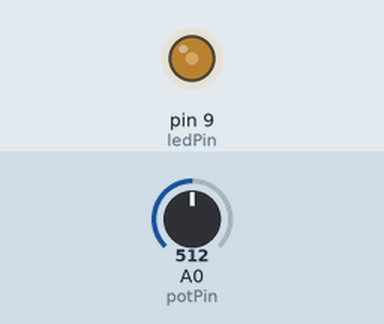
A sketch run on a simulated Arduino Uno, built with avr-gcc and run on an emulated ATmega328P. On the bench: output pins drawn as LEDs (lit = HIGH). The inputs (shaded band) are chosen by the test bench; at power-on: A0 (potPin) = 512.

Above: at 1.2 s.
1.3 s: A0 (potPin) set to 716
At 2.4 s:
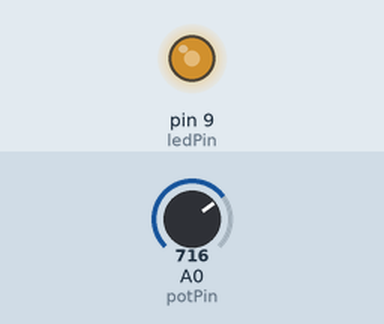
2.8 s: A0 (potPin) set to 900
At 3.5 s:
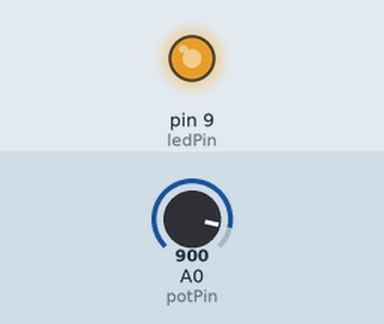
4.3 s: A0 (potPin) set to 306
At 4.6 s:
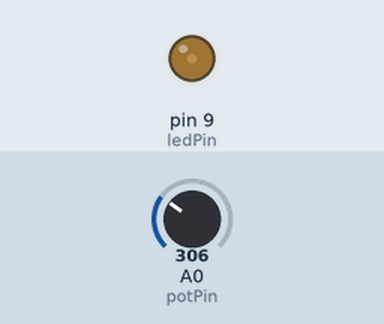
5.8 s: A0 (potPin) set to 122
At 7.0 s:
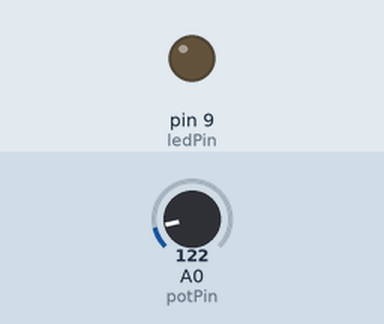
7.3 s: A0 (potPin) set to 511
At 8.1 s:
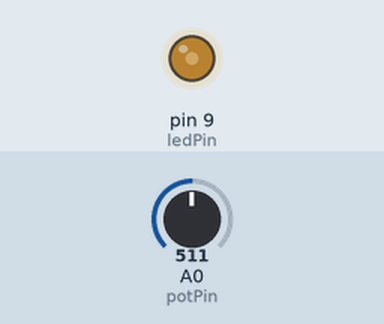
8.8 s: A0 (potPin) set to 0
At 9.3 s:
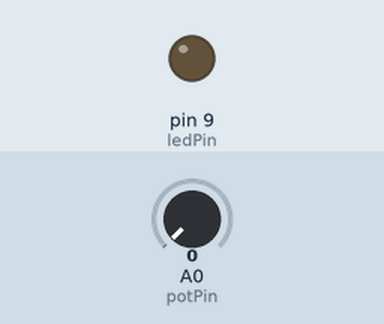
Timing chart, 0 to 11.3 s (numbered marks = the images above; inputs shaded):
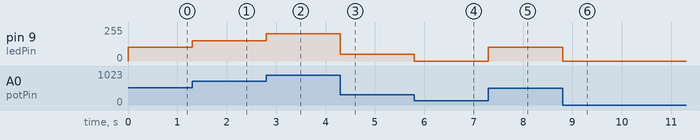

Measured:
- after the input at 1.3 s, pin 9 (ledPin): 102/255 → 153/255 at once
- after the input at 2.8 s, pin 9 (ledPin): 153/255 → 204/255 at once
- after the input at 4.3 s, pin 9 (ledPin): 204/255 → 51/255 at once
- after the input at 5.8 s, pin 9 (ledPin): 51/255 → 0/255 at once
- after the input at 7.3 s, pin 9 (ledPin): 0/255 → 102/255 at once
- after the input at 8.8 s, pin 9 (ledPin): 102/255 → 0/255 at once

The sketch:

Eclairage_Controle.ino
```cpp
// Pin de la LED
const int ledPin = 9;
// Pin du potentiomètre
const int potPin = A0;

void setup() {
  // Configurer le pin de la LED en sortie
  pinMode(ledPin, OUTPUT);
}

void loop() {
  // Lire la valeur du potentiomètre
  int potValue = analogRead(potPin);
  // Calculer la tension générée par le potentiomètre
  float voltage = map(potValue, 0, 1023, 0, 5.0);
  // Calculer le rapport cyclique en fonction de la tension
  int dutyCycle = map(voltage, 0, 5.0, 0, 255);
  // Appliquer le rapport cyclique au signal PWM de la LED
  analogWrite(ledPin, dutyCycle);
}
```
